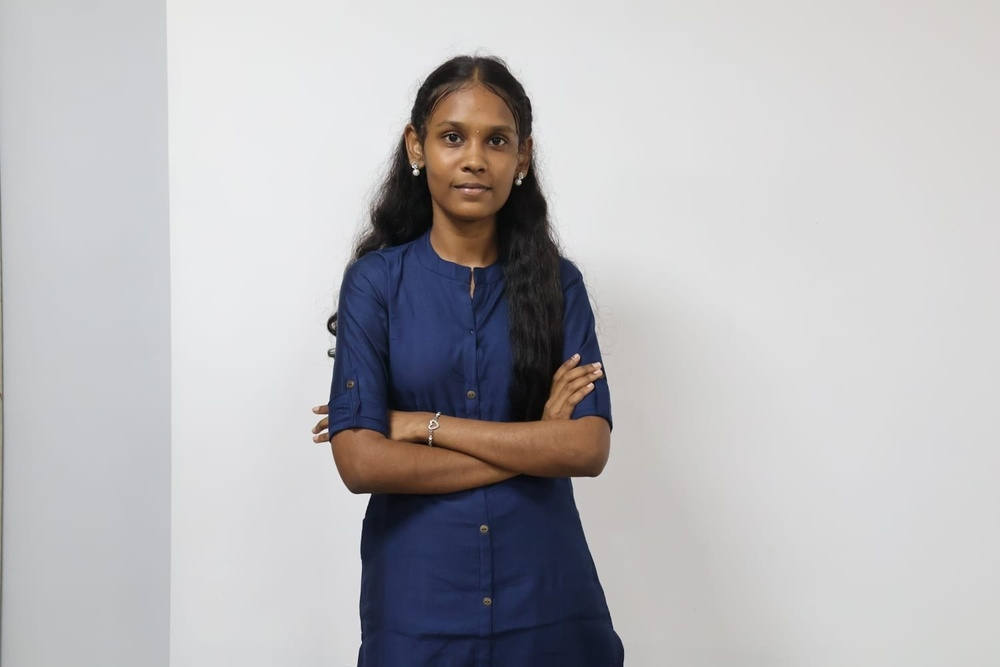
#> input picture Harini.new.jpeg, 1000 x 667 px, shrunk from 1500 x 1000 before the run
$ jupyter execute --allow-errors EX7.ipynb
#> lines starting #> are read from the running program, lines starting #| are printed output that depends on the picture; after the words box and inside, x2 and y2 are one past the last pixel; in counts of white or black regions, pixels touching at a corner belong together
### Name : Harini V K
### Register No: 212225220036

[cell 1]
import cv2
import numpy as np
import matplotlib.pyplot as plt

[cell 2]
# Step 2: Load the image using imread() from cv2 module
image = cv2.imread('Harini.new.jpeg')  # Replace 'image.jpg' with your image path
#> image is the input picture: shape (667, 1000, 3); mean B, G, R 185.5, 183, 184.2

[cell 3]
# Step 3: Convert the image to grayscale
gray_image = cv2.cvtColor(image, cv2.COLOR_BGR2GRAY)
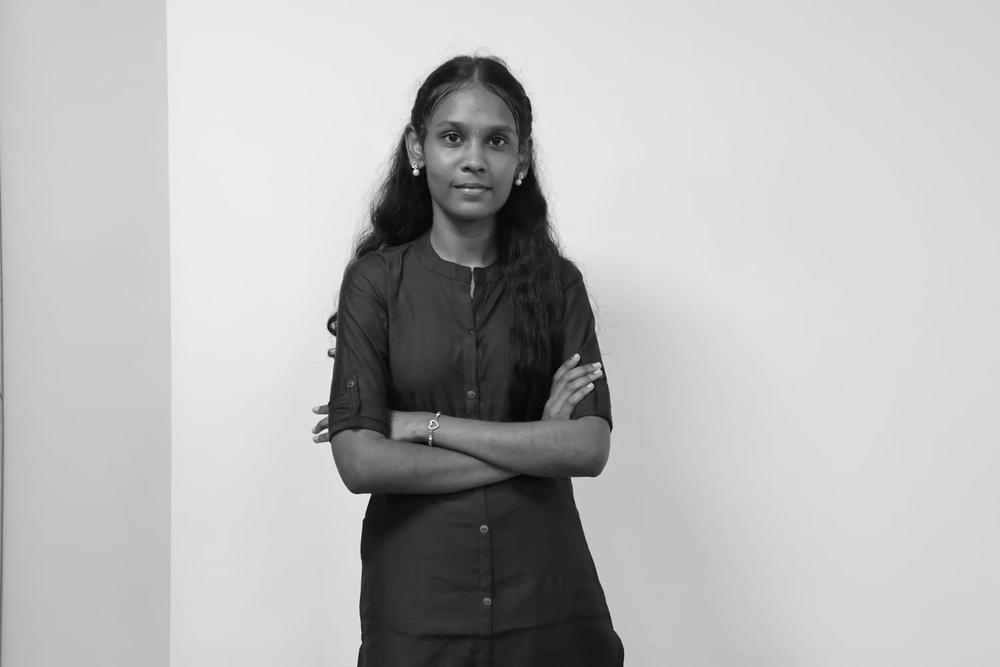
#> gray_image: shape (667, 1000); min 1, max 253, mean 183.6

[cell 4]
# Input image and grayscale image
plt.imshow(cv2.cvtColor(image, cv2.COLOR_BGR2RGB))  # Convert image to RGB for displaying
plt.title("Input Image")
plt.axis('off')

[cell 5]
plt.imshow(gray_image, cmap='gray')
plt.title("Grayscale Image")
plt.axis('off')

[cell 6]
# Step 4: Using Canny operator from cv2, detect the edges of the image
edges = cv2.Canny(gray_image, 50, 150)  # Canny edge detection with threshold values 50 and 150
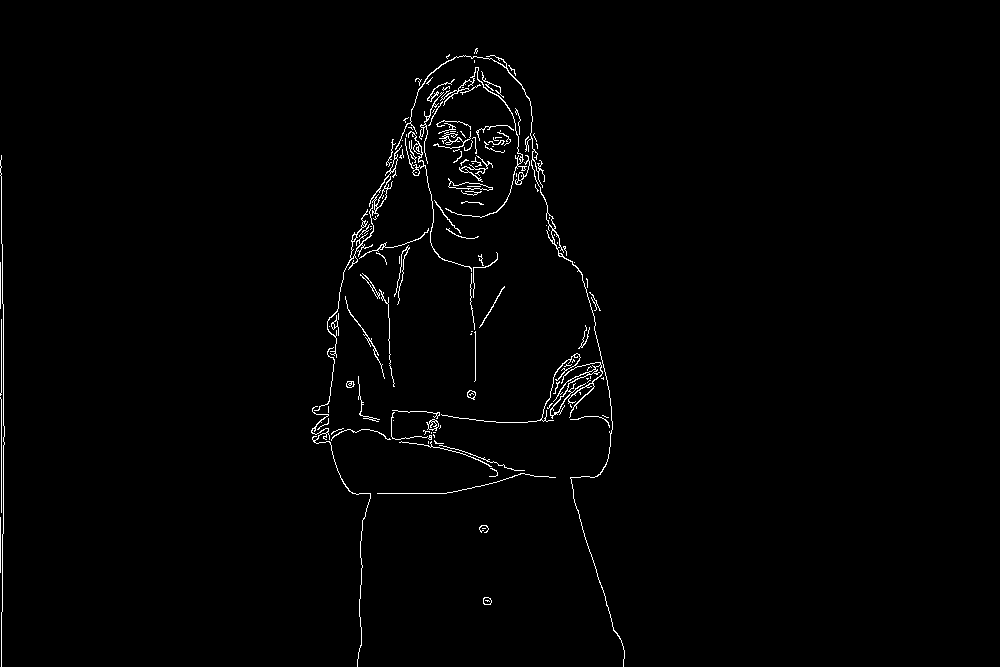
#> edges: shape (667, 1000); 1.3% white in thin lines or dots, all inside (x1, y1, x2, y2) = (0, 48, 625, 667)

[cell 7]
# Canny Edge Detector output
plt.imshow(edges, cmap='gray')
plt.title("Canny Edge Detector")
plt.axis('off')

[cell 8]
# Step 5: Using the HoughLinesP(), detect line coordinates for every point in the image
# The parameters of HoughLinesP are: image, resolution, threshold, minLineLength, maxLineGap
lines = cv2.HoughLinesP(edges, 1, np.pi / 180, 100, minLineLength=50, maxLineGap=10)
#> lines = [[1, 666, 1, 612], [1, 512, 1, 319], [3, 425, 3, 304], [2, 611, 2, 534], [573, 496, 601, 587], [0, 572, 0, 517], [356, 262, 397, 150], [475, 202, 475, 137]]
